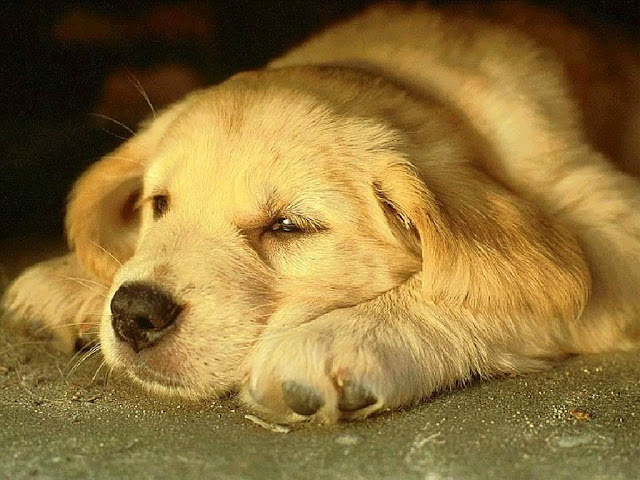
%> input picture Image_Processing_prt3/pies.jpg, 640 x 480 px
$ octave zad1_5_3.m   (GNU Octave 9; MATLAB toolbox functions it lacks are replaced by stand-ins)
%> lines starting %> are read from the running program, lines starting %| are printed output that depends on the picture
clc
clear all
close all

y = imfinfo('pies.jpg');
im = imread('pies.jpg');
%> im is the input picture: size 480x640x3 uint8; mean R, G, B 141.6, 113.7, 56.8
img = rgb2gray(im);
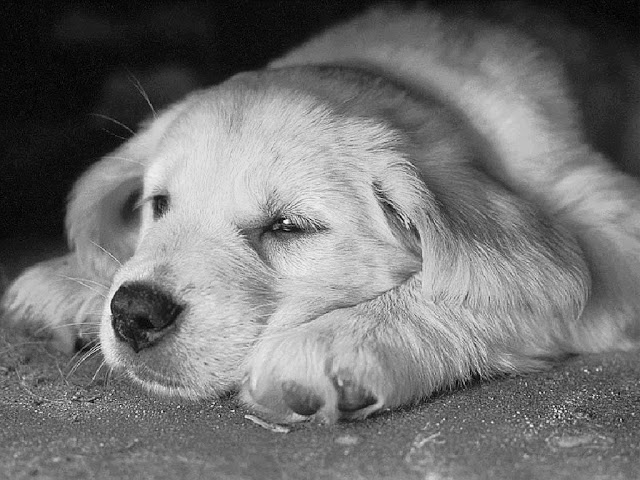
%> img: size 480x640 uint8; min 0, max 250, mean 115.5

img = im2double(img);
%> img: size 480x640 double

Is = imadjust(img, stretchlim(img, [0.05 0.95]),[]);
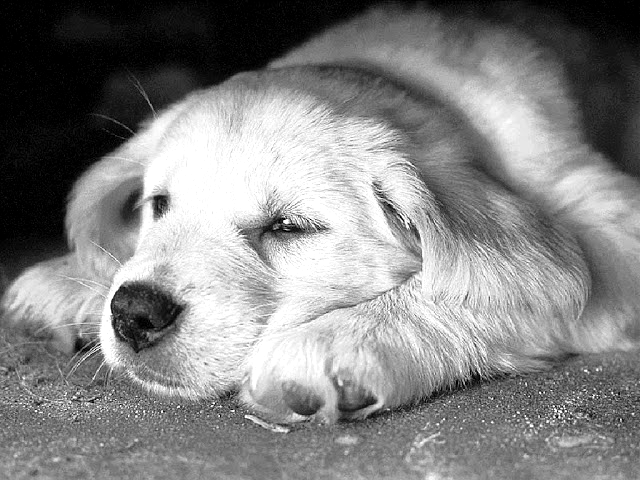
%> Is: size 480x640 double; min 0, max 1, mean 0.519

figure(1)
subplot(2,2,1), imshow(img);

subplot(2,2,2), imshow(Is);

subplot(2,2,3), imhist(img);

subplot(2,2,4), imhist(Is);
%> after `imhist(Is)`:
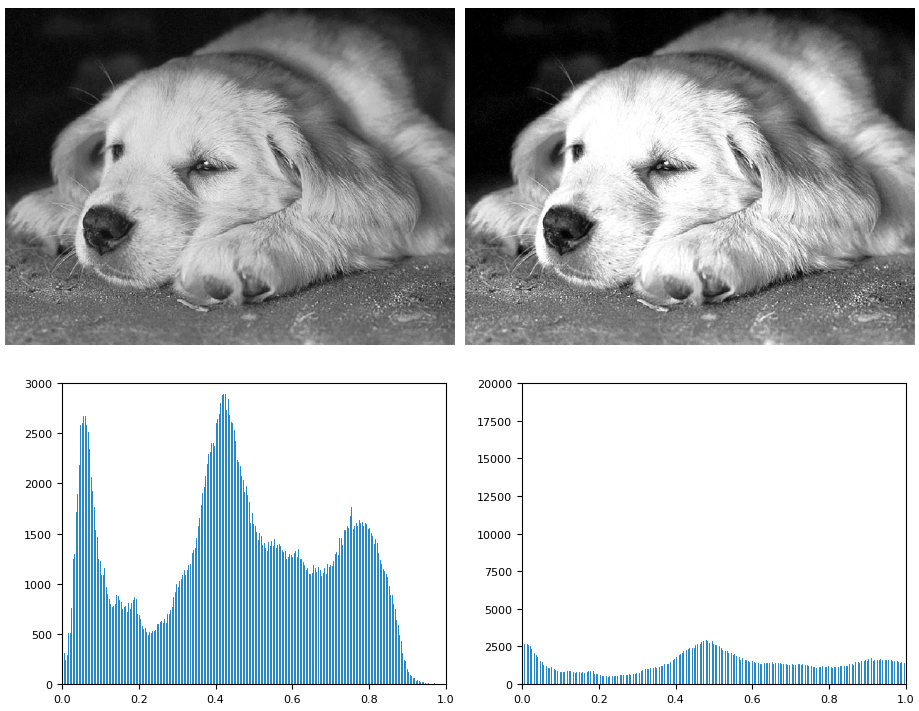
%> figure redrawn from the program's plot data, 4 panels

Is4 = imadjust(img, [],[],.2);
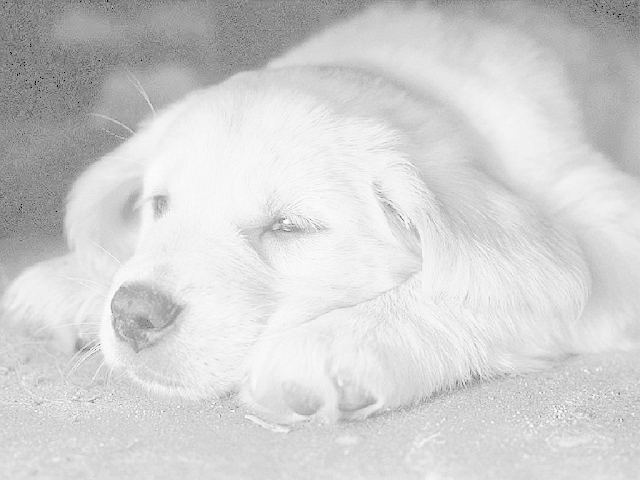
%> Is4: size 480x640 double; min 0, max 0.996, mean 0.822
Is5 = imadjust(img, [],[],2);
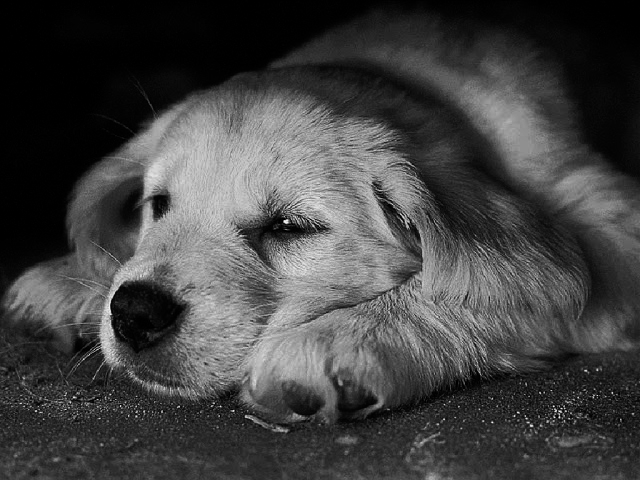
%> Is5: size 480x640 double; min 0, max 0.961, mean 0.264
figure(2)
subplot(1,2,1)
imshow(Is4);
title('gamma = 0.2')
subplot(1,2,2)
imshow(Is5);
title('gamma = 2')

Is6 = imadjust(img, [],[1 0],.2);
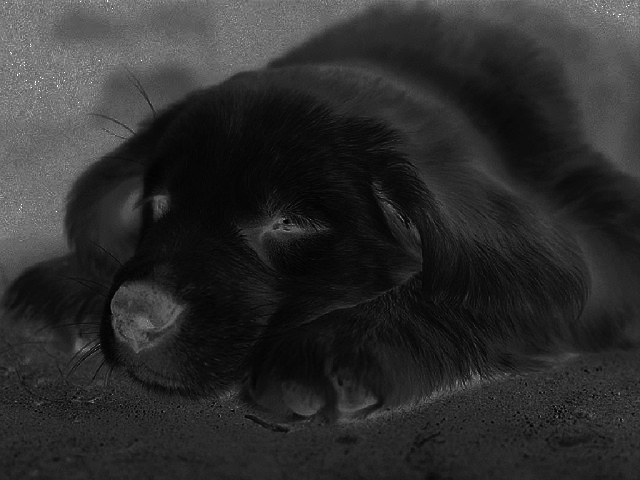
%> Is6: size 480x640 double; min 0.00395, max 1, mean 0.178
Is7 = imadjust(img, [],[1 0],2);
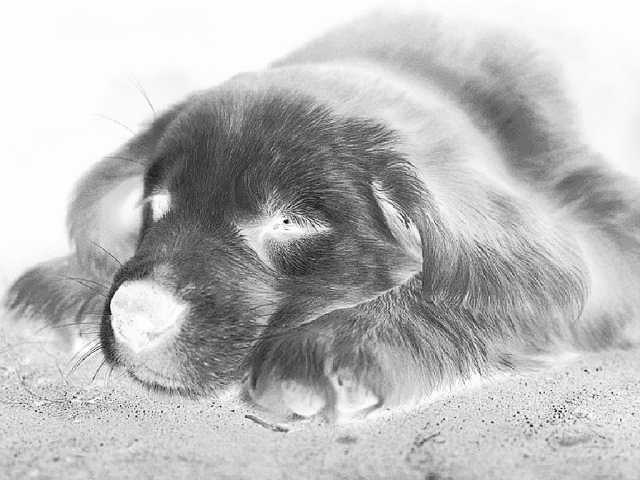
%> Is7: size 480x640 double; min 0.0388, max 1, mean 0.736
figure(3)
subplot(1,2,1)
imshow(Is6);
title('gamma = 0.2')
subplot(1,2,2)
imshow(Is7);
title('gamma = 2')
